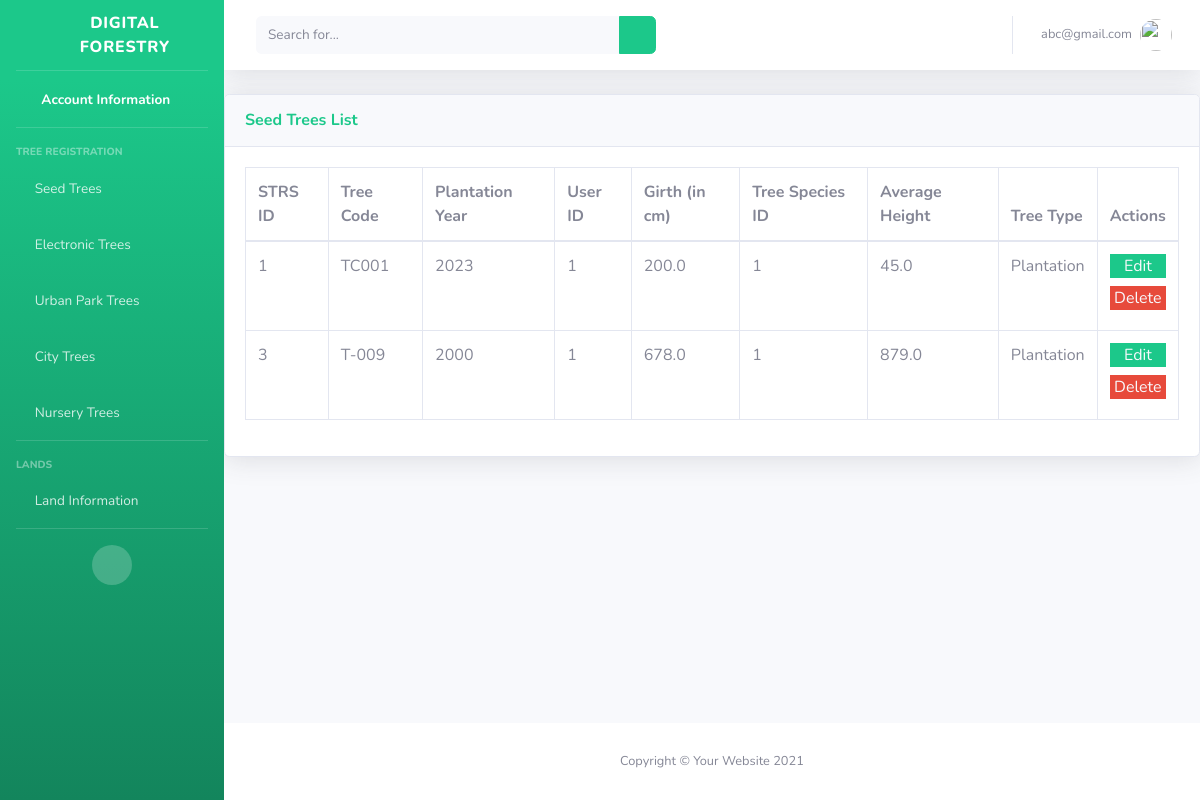
Page /home/strs/ (signed in) on the earlier database version.
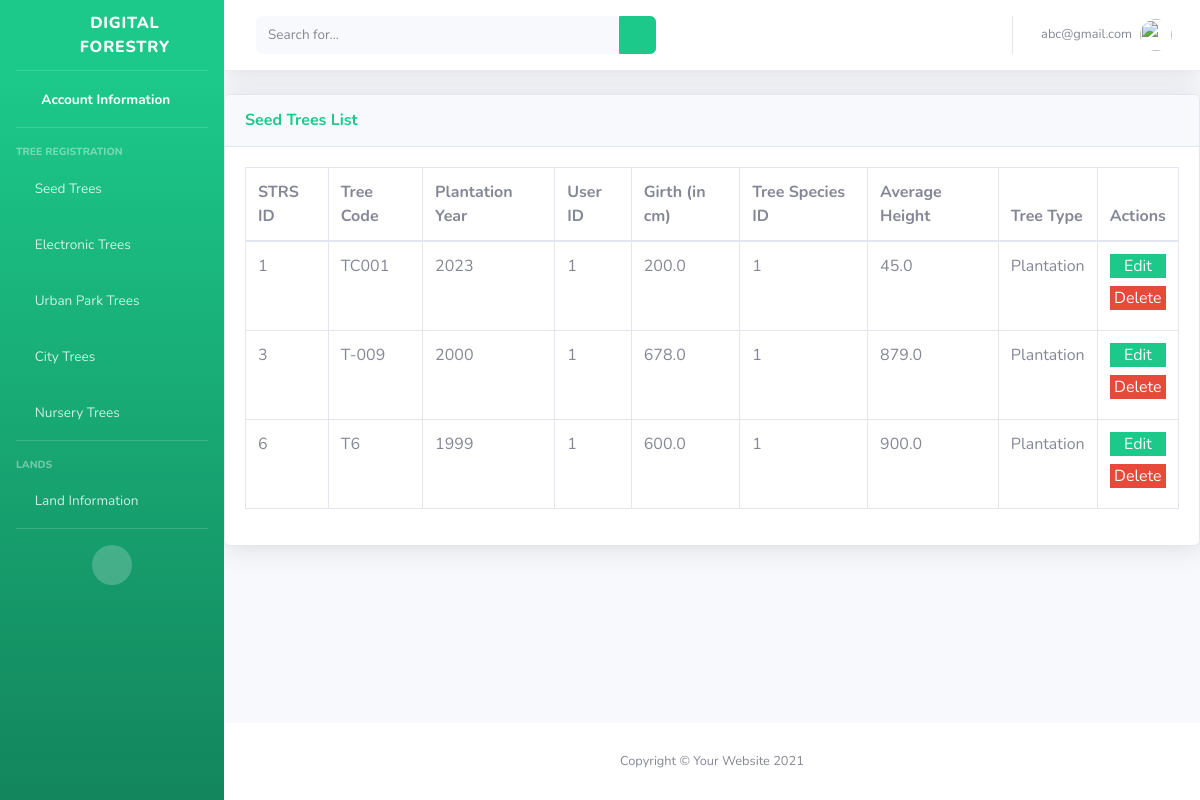
Same page on the later database version.
### main/models.py (models this page shows)
class STRSForestInformation(models.Model):
    tree_species = models.ForeignKey(TreeSpecies, on_delete = models.CASCADE)
    user = models.ForeignKey(CustomUser, on_delete=models.CASCADE)
    tree_type = models.CharField(
        max_length=30,
        choices=TreeType.choices,
        default= TreeType.PLANTATION
    )
    tree_code = models.CharField(max_length=200)
    plantation_year = models.IntegerField()
    girth_cm = models.FloatField()
    average_height = models.FloatField()

### main/views.py (the view)
# urls.py: path('home/strs/', views.strs_information_view, name="strs_information"),
@login_required(login_url="/")
def strs_information_view(request):
    try:
        strs_information_datas = get_list_or_404(STRSForestInformation, user_id = request.user.id)
        return render(request, "main/strsview.html", {"strs_information_datas":strs_information_datas})
    except Exception as e:
        strs_information_datas = None
        return render(request, "main/strsview.html", {"strs_information_datas":strs_information_datas})

### main/custom_auth_backend.py (called while the page is built)
    def get_user(self, user_id):
        try:
            return CustomUser.objects.get(pk=user_id)
        except CustomUser.DoesNotExist:
            return None

### main/templates/main/strsview.html (shortened to what this page needs)
{% extends "signups/base.html" %} {% load static %}
  {% block content %}
  <body>
    <div class="card shadow mb-4">
      <div class="card-header py-3">
        <h6 class="m-0 font-weight-bold text-success">Seed Trees List</h6>
      </div>
      <div class="card-body">
        <div class="table-responsive">
          <table
            class="table table-bordered"
            id="dataTable"
            width="100%"
            cellspacing="0"
          >
            <thead>
              <tr>
                <th>STRS ID</th>
                <th>Tree Code</th>
                <th>Plantation Year</th>
                <th>User ID</th>
                <th>Girth (in cm)</th>
                <th>Tree Species ID</th>
                <th>Average Height</th>
                <th>Tree Type</th>
                <th>Actions</th>
              </tr>
            </thead>
            <tbody>
              {% if strs_information_datas %}
              {% for strs_information_data in strs_information_datas %}
              <tr>
                <td>{{strs_information_data.id}}</td>
                <td>{{strs_information_data.tree_code}}</td>
                <td>{{strs_information_data.plantation_year}}</td>
                <td>{{strs_information_data.user_id}}</td>
                <td>{{strs_information_data.girth_cm}}</td>
                <td>{{strs_information_data.tree_species_id}}</td>
                <td>{{strs_information_data.average_height}}</td>
                <td>{{strs_information_data.tree_type}}</td>
                <td>
                  <div class="border-0 mb-2 w-full btn-success text-center">
                    <a href="{%url 'main:strs_information_update' strs_information_data.id%}" class="text-gray-100"> Edit </a>
                  </div>
                  <div class="border-0 mb-2 w-full btn-danger text-center">
                    <a href="{%url 'main:strs_information_delete' strs_information_data.id %}" class="text-gray-100"> Delete </a>
                  </div>
                </td>
              </tr>
              {% endfor %}
              {% endif %}
            </tbody>
          </table>
        </div>
      </div>
    </div>
  </body>
  {% endblock %}

Differences in the rows shown:
added STRSForestInformation: id "6", tree_code "T6", plantation_year "1999", user_id "1", girth_cm "600.0", tree_species_id "1", average_height "900.0", tree_type "Plantation"
